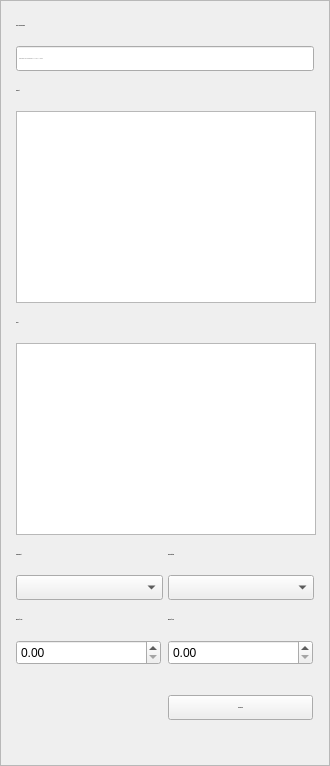
           <widget class="QFrame" name="fraSideMenuKennBau">
            <property name="minimumSize">
             <size>
              <width>330</width>
              <height>300</height>
             </size>
            </property>
            <property name="maximumSize">
             <size>
              <width>330</width>
              <height>5000</height>
             </size>
            </property>
            <property name="frameShape">
             <enum>QFrame::StyledPanel</enum>
            </property>
            <property name="frameShadow">
             <enum>QFrame::Raised</enum>
            </property>
            <layout class="QGridLayout" name="gridLayout_35">
             <property name="leftMargin">
              <number>0</number>
             </property>
             <property name="topMargin">
              <number>0</number>
             </property>
             <property name="rightMargin">
              <number>0</number>
             </property>
             <property name="bottomMargin">
              <number>0</number>
             </property>
             <item row="0" column="0">
              <layout class="QGridLayout" name="gridLayout_36">
               <property name="leftMargin">
                <number>15</number>
               </property>
               <property name="topMargin">
                <number>15</number>
               </property>
               <property name="rightMargin">
                <number>15</number>
               </property>
               <property name="bottomMargin">
                <number>15</number>
               </property>
               <property name="horizontalSpacing">
                <number>5</number>
               </property>
               <property name="verticalSpacing">
                <number>10</number>
               </property>
               <item row="0" column="0" colspan="2">
                <widget class="QLabel" name="lblLabel1_2">
                 <property name="minimumSize">
                  <size>
                   <width>300</width>
                   <height>20</height>
                  </size>
                 </property>
                 <property name="maximumSize">
                  <size>
                   <width>300</width>
                   <height>20</height>
                  </size>
                 </property>
                 <property name="font">
                  <font>
                   <family>segoe ui</family>
                   <pointsize>-1</pointsize>
                   <weight>75</weight>
                   <bold>true</bold>
                  </font>
                 </property>
                 <property name="toolTip">
                  <string>&lt;html&gt;&lt;head/&gt;&lt;body&gt;&lt;p&gt;Durch &amp;quot;/&amp;quot; können mehrere Teilbegriffe gesucht werden.&lt;/p&gt;&lt;/body&gt;&lt;/html&gt;</string>
                 </property>
                 <property name="toolTipDuration">
                  <number>0</number>
                 </property>
                 <property name="text">
                  <string>Code Bezeichnung:</string>
                 </property>
                </widget>
               </item>
               <item row="3" column="0" colspan="2">
                <widget class="QListWidget" name="lstProjekteKenn">
                 <property name="minimumSize">
                  <size>
                   <width>300</width>
                   <height>60</height>
                  </size>
                 </property>
                 <property name="selectionMode">
                  <enum>QAbstractItemView::ExtendedSelection</enum>
                 </property>
                </widget>
               </item>
               <item row="8" column="0">
                <widget class="QLabel" name="lblLabel7_2">
                 <property name="minimumSize">
                  <size>
                   <width>0</width>
                   <height>20</height>
                  </size>
                 </property>
                 <property name="maximumSize">
                  <size>
                   <width>16777215</width>
                   <height>20</height>
                  </size>
                 </property>
                 <property name="font">
                  <font>
                   <family>segoe ui</family>
                   <pointsize>-1</pointsize>
                   <weight>75</weight>
                   <bold>true</bold>
                  </font>
                 </property>
                 <property name="text">
                  <string>BGF [m²] von:</string>
                 </property>
                </widget>
               </item>
               <item row="9" column="0">
                <widget class="QDoubleSpinBox" name="spnBGFMin">
                 <property name="minimumSize">
                  <size>
                   <width>145</width>
                   <height>25</height>
                  </size>
                 </property>
                 <property name="maximumSize">
                  <size>
                   <width>145</width>
                   <height>25</height>
                  </size>
                 </property>
                 <property name="showGroupSeparator" stdset="0">
                  <bool>true</bool>
                 </property>
                 <property name="singleStep">
                  <double>100.000000000000000</double>
                 </property>
                </widget>
               </item>
               <item row="12" column="0" colspan="2">
                <widget class="QLabel" name="lblDataCount_2">
                 <property name="minimumSize">
                  <size>
                   <width>300</width>
                   <height>20</height>
                  </size>
                 </property>
                 <property name="maximumSize">
                  <size>
                   <width>300</width>
                   <height>20</height>
                  </size>
                 </property>
                 <property name="font">
                  <font>
                   <family>segoe ui</family>
                   <pointsize>-1</pointsize>
                   <weight>50</weight>
                   <bold>false</bold>
                  </font>
                 </property>
                 <property name="text">
                  <string/>
                 </property>
                </widget>
               </item>
               <item row="11" column="1">
                <widget class="QPushButton" name="cmdStartQueryKenn">
                 <property name="minimumSize">
                  <size>
                   <width>145</width>
                   <height>25</height>
                  </size>
                 </property>
                 <property name="maximumSize">
                  <size>
                   <width>145</width>
                   <height>25</height>
                  </size>
                 </property>
                 <property name="font">
                  <font>
                   <family>segoe ui</family>
                   <pointsize>-1</pointsize>
                   <weight>75</weight>
                   <bold>true</bold>
                  </font>
                 </property>
                 <property name="styleSheet">
                  <string notr="true"/>
                 </property>
                 <property name="text">
                  <string>Ausführen</string>
                 </property>
                </widget>
               </item>
               <item row="4" column="0" colspan="2">
                <widget class="QLabel" name="lblLabel9_3">
                 <property name="minimumSize">
                  <size>
                   <width>0</width>
                   <height>20</height>
                  </size>
                 </property>
                 <property name="maximumSize">
                  <size>
                   <width>16777215</width>
                   <height>20</height>
                  </size>
                 </property>
                 <property name="font">
                  <font>
                   <family>segoe ui</family>
                   <pointsize>-1</pointsize>
                   <weight>75</weight>
                   <bold>true</bold>
                  </font>
                 </property>
                 <property name="text">
                  <string>Code:</string>
                 </property>
                </widget>
               </item>
               <item row="8" column="1">
                <widget class="QLabel" name="lblLabel8_2">
                 <property name="minimumSize">
                  <size>
                   <width>0</width>
                   <height>20</height>
                  </size>
                 </property>
                 <property name="maximumSize">
                  <size>
                   <width>16777215</width>
                   <height>20</height>
                  </size>
                 </property>
                 <property name="font">
                  <font>
                   <family>segoe ui</family>
                   <pointsize>-1</pointsize>
                   <weight>75</weight>
                   <bold>true</bold>
                  </font>
                 </property>
                 <property name="text">
                  <string>BGF [m²] bis:</string>
                 </property>
                </widget>
               </item>
               <item row="1" column="0" colspan="2">
                <widget class="QLineEdit" name="txtSearchCodeText">
                 <property name="minimumSize">
                  <size>
                   <width>150</width>
                   <height>25</height>
                  </size>
                 </property>
                 <property name="maximumSize">
                  <size>
                   <width>300</width>
                   <height>25</height>
                  </size>
                 </property>
                 <property name="font">
                  <font>
                   <family>segoe ui</family>
                   <pointsize>-1</pointsize>
                  </font>
                 </property>
                 <property name="placeholderText">
                  <string>Verknüpfung von Suchbegriffen: &quot;++&quot; UND / &quot;--&quot; ODER</string>
                 </property>
                </widget>
               </item>
               <item row="10" column="0">
                <spacer name="verticalSpacer_4">
                 <property name="orientation">
                  <enum>Qt::Vertical</enum>
                 </property>
                 <property name="sizeHint" stdset="0">
                  <size>
                   <width>20</width>
                   <height>20</height>
                  </size>
                 </property>
                </spacer>
               </item>
               <item row="2" column="0" colspan="2">
                <widget class="QLabel" name="lblLabel9_2">
                 <property name="minimumSize">
                  <size>
                   <width>0</width>
                   <height>20</height>
                  </size>
                 </property>
                 <property name="maximumSize">
                  <size>
                   <width>16777215</width>
                   <height>20</height>
                  </size>
                 </property>
                 <property name="font">
                  <font>
                   <family>segoe ui</family>
                   <pointsize>-1</pointsize>
                   <weight>75</weight>
                   <bold>true</bold>
                  </font>
                 </property>
                 <property name="text">
                  <string>Projekt:</string>
                 </property>
                </widget>
               </item>
               <item row="9" column="1">
                <widget class="QDoubleSpinBox" name="spnBGFMax">
                 <property name="minimumSize">
                  <size>
                   <width>145</width>
                   <height>25</height>
                  </size>
                 </property>
                 <property name="maximumSize">
                  <size>
                   <width>145</width>
                   <height>25</height>
                  </size>
                 </property>
                 <property name="showGroupSeparator" stdset="0">
                  <bool>true</bool>
                 </property>
                 <property name="singleStep">
                  <double>100.000000000000000</double>
                 </property>
                </widget>
               </item>
               <item row="5" column="0" colspan="2">
                <widget class="QListWidget" name="lstCode">
                 <property name="minimumSize">
                  <size>
                   <width>300</width>
                   <height>60</height>
                  </size>
                 </property>
                 <property name="selectionMode">
                  <enum>QAbstractItemView::ExtendedSelection</enum>
                 </property>
                </widget>
               </item>
               <item row="7" column="0">
                <widget class="QComboBox" name="cboArt">
                 <property name="minimumSize">
                  <size>
                   <width>111</width>
                   <height>25</height>
                  </size>
                 </property>
                 <property name="maximumSize">
                  <size>
                   <width>300</width>
                   <height>25</height>
                  </size>
                 </property>
                 <property name="font">
                  <font>
                   <family>segoe ui</family>
                   <pointsize>-1</pointsize>
                  </font>
                 </property>
                 <property name="styleSheet">
                  <string notr="true"/>
                 </property>
                 <property name="editable">
                  <bool>false</bool>
                 </property>
                </widget>
               </item>
               <item row="7" column="1">
                <widget class="QComboBox" name="cboUmbauStatus">
                 <property name="minimumSize">
                  <size>
                   <width>111</width>
                   <height>25</height>
                  </size>
                 </property>
                 <property name="maximumSize">
                  <size>
                   <width>300</width>
                   <height>25</height>
                  </size>
                 </property>
                 <property name="font">
                  <font>
                   <family>segoe ui</family>
                   <pointsize>-1</pointsize>
                  </font>
                 </property>
                 <property name="styleSheet">
                  <string notr="true"/>
                 </property>
                 <property name="editable">
                  <bool>false</bool>
                 </property>
                </widget>
               </item>
               <item row="6" column="0">
                <widget class="QLabel" name="lblLabel3_6">
                 <property name="minimumSize">
                  <size>
                   <width>0</width>
                   <height>20</height>
                  </size>
                 </property>
                 <property name="maximumSize">
                  <size>
                   <width>16777215</width>
                   <height>20</height>
                  </size>
                 </property>
                 <property name="font">
                  <font>
                   <family>segoe ui</family>
                   <pointsize>-1</pointsize>
                   <weight>75</weight>
                   <bold>true</bold>
                  </font>
                 </property>
                 <property name="text">
                  <string>Gebäudeart</string>
                 </property>
                </widget>
               </item>
               <item row="6" column="1">
                <widget class="QLabel" name="lblLabel3_8">
                 <property name="minimumSize">
                  <size>
                   <width>0</width>
                   <height>20</height>
                  </size>
                 </property>
                 <property name="maximumSize">
                  <size>
                   <width>16777215</width>
                   <height>20</height>
                  </size>
                 </property>
                 <property name="font">
                  <font>
                   <family>segoe ui</family>
                   <pointsize>-1</pointsize>
                   <weight>75</weight>
                   <bold>true</bold>
                  </font>
                 </property>
                 <property name="text">
                  <string>Umbaustatus</string>
                 </property>
                </widget>
               </item>
              </layout>
             </item>
            </layout>
           </widget>
